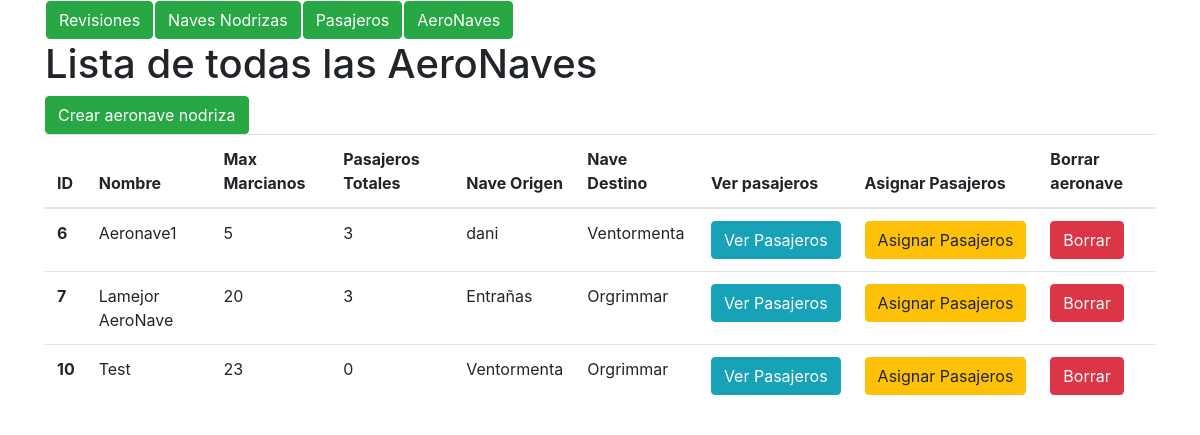
The app's page /aeronave/, older data.
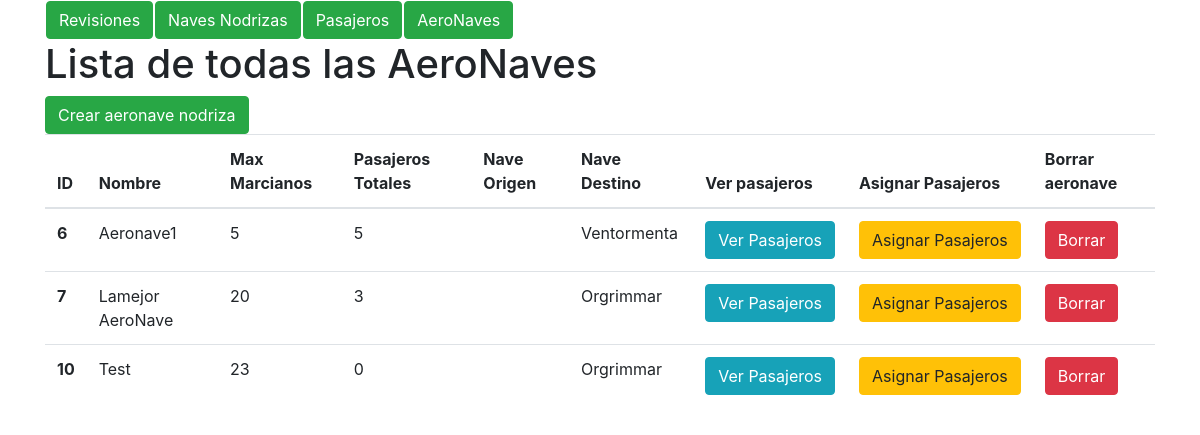
The same page, newer data.
### marcianos/models.py (models this page shows)
class aeronave(models.Model):
    nombre = models.CharField(max_length=400)
    max_marcianos = models.PositiveIntegerField()
    nave_origen = models.ForeignKey(nave_nodriza, on_delete=models.CASCADE,
        related_name = 'nave_origen', null=True)
    nave_destino = models.ForeignKey(nave_nodriza, on_delete=models.CASCADE,
        related_name = 'nave_destino', null=True)
    def marcianos_count(self):
        pasajeros = Pasajero.objects.all().filter(aeronave_id=self.pk).count()
        self.marcianos_count = pasajeros
        return pasajeros

class nave_nodriza(models.Model):
    nombre = models.CharField(max_length=400)

### marcianos/views.py (the view)
# urls.py: path('aeronave/', views.aeronaveList, name = 'aeronaves_list'),
def aeronaveList(request, template_name = 'aeronave/lista.html'):
    aeronaves = aeronave.objects.all() #Obtengo la lista de naves
    data = {}
    data['object_list'] = aeronaves #Devuelvo los objetos que voy a pintar
    return render(request, template_name, data)

### marcianos/templates/aeronave/lista.html (shortened to what this page needs)
<!DOCTYPE html>
<html>
  <head>
    <link rel="stylesheet" href="https://maxcdn.bootstrapcdn.com/bootstrap/4.0.0-beta.2/css/bootstrap.min.css">
  </head>
  <body>
    <div class="container">
      {% include "home.html" %}
        <h1>Lista de todas las AeroNaves</h1>
        <a class="btn btn-success" href='{% url "aeronave_create" %}'> Crear aeronave nodriza</a>
        <table class="table">
          <thead>
            <tr>
              <th scope="col">ID</th>
              <th scope="col">Nombre</th>
              <th scope="col">Max Marcianos</th>
              <th scope="col">Pasajeros Totales</th>
              <th scope="col">Nave Origen</th>
              <th scope="col">Nave Destino</th>
              <th scope="col">Ver pasajeros</th>
              <th scope="col">Asignar Pasajeros</th>
              <th scope="col">Borrar aeronave</th>
            </tr>
          </thead>
          <tbody>
          {% for AeroNave in object_list %}
              <tr>
                <th>{{ AeroNave.pk }}</th>
                <td>{{ AeroNave.nombre }}</td>
                <td>{{ AeroNave.max_marcianos}} </td>
                <td>{{ AeroNave.marcianos_count}} </td>
                <td>{{ AeroNave.nave_origen.nombre }} </td>
                <td>{{ AeroNave.nave_destino.nombre }} </td>
                <td><a class="btn btn-info" href='{% url "mostrar_pasajeros" AeroNave.pk %}'>Ver Pasajeros</a></td>
                  <td><a class="btn btn-warning" href='{% url "pasajeros_sin_nave" AeroNave.pk %}'>Asignar Pasajeros</a></td>
                <td><a class="btn btn-danger" href='{% url "aeronave_delete" AeroNave.pk %}'>Borrar</a></td>
              </tr>
            {% endfor %}
          </tbody>
        </table>
    </div>
  </body>
</html>

Row changes from the older to the newer data that the page shows:
changed aeronave "Aeronave1": marcianos_count "3" → "5"; nave_origen.nombre "dani" → (not shown)
changed aeronave "Lamejor AeroNave": nave_origen.nombre "Entrañas" → (not shown)
changed aeronave "Test": nave_origen.nombre "Ventormenta" → (not shown)
